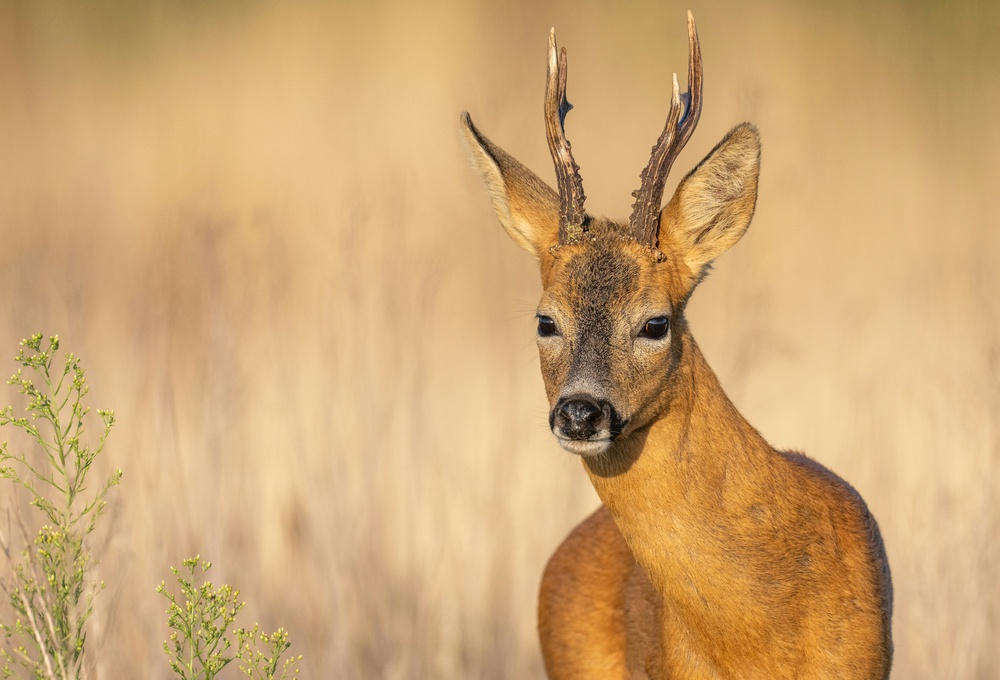
#> input picture images/deer.jpg, 1000 x 680 px, shrunk from 5642 x 3837 before the run, found by its file name
$ python canny.py
#> lines starting #> are read from the running program, lines starting #| are printed output that depends on the picture; after the words box and inside, x2 and y2 are one past the last pixel; in counts of white or black regions, pixels touching at a corner belong together
import cv2
import matplotlib.pyplot as plt


image = cv2.imread("images/deer.jpg", cv2.IMREAD_GRAYSCALE)
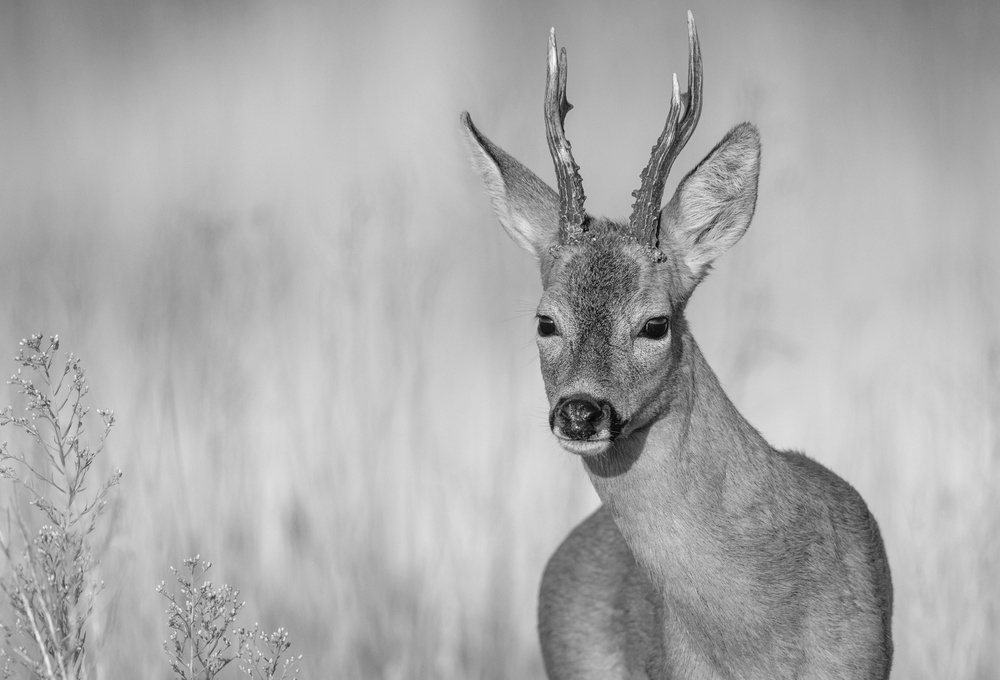
#> image: shape (680, 1000); min 2, max 255, mean 172


edges1 = cv2.Canny(image, 50, 150)
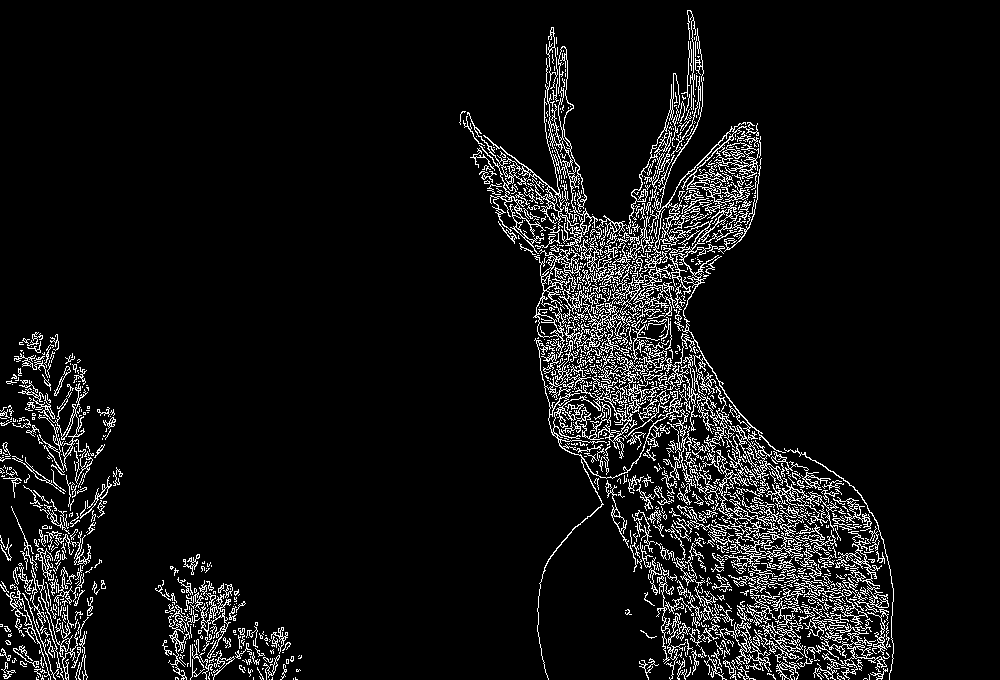
#> edges1: shape (680, 1000); 7.1% white in thin lines or dots, all inside (x1, y1, x2, y2) = (0, 10, 894, 680)
edges2 = cv2.Canny(image, 100, 200)
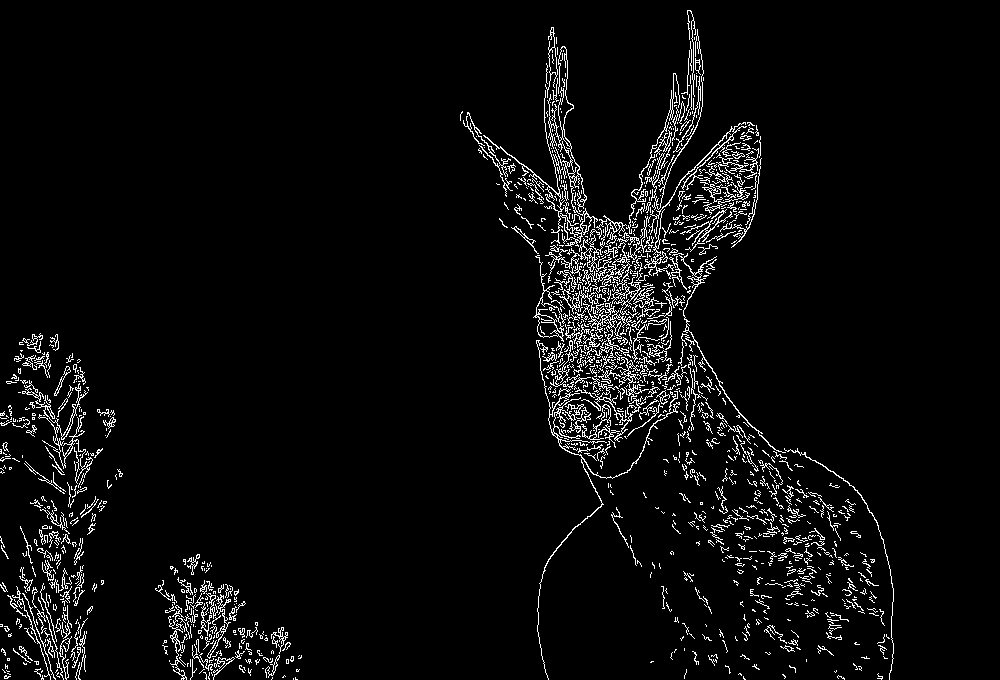
#> edges2: shape (680, 1000); 4.4% white in thin lines or dots, all inside (x1, y1, x2, y2) = (0, 10, 894, 680)
edges3 = cv2.Canny(image, 150, 250)
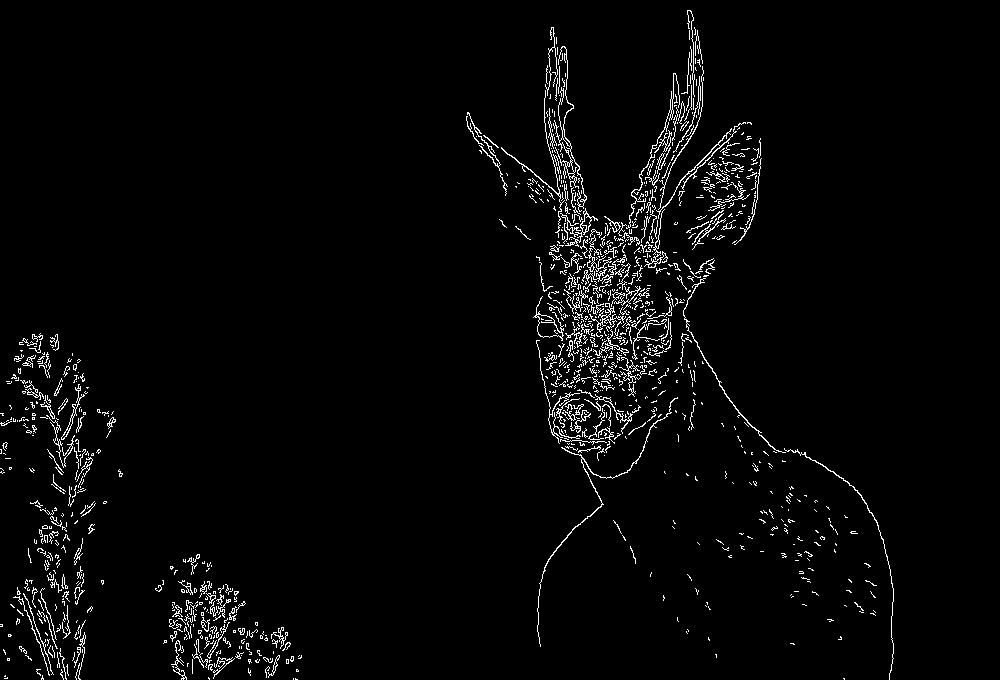
#> edges3: shape (680, 1000); 2.8% white in thin lines or dots, all inside (x1, y1, x2, y2) = (0, 10, 894, 680)


fig, axes = plt.subplots(2, 2, figsize=(12, 10))
axes[0, 0].imshow(image, cmap="gray")
axes[0, 0].set_title("Original")
axes[0, 1].imshow(edges1, cmap="gray")
axes[0, 1].set_title("Canny 50-150")
axes[1, 0].imshow(edges2, cmap="gray")
axes[1, 0].set_title("Canny 100-200")
axes[1, 1].imshow(edges3, cmap="gray")
axes[1, 1].set_title("Canny 150-250")

for ax in axes.flat:
    ax.axis("off")

plt.tight_layout()
# plt.savefig("images/output/canny_edges_figure.png")
plt.show()

$ run again, with images/flower.jpg copied over images/deer.jpg
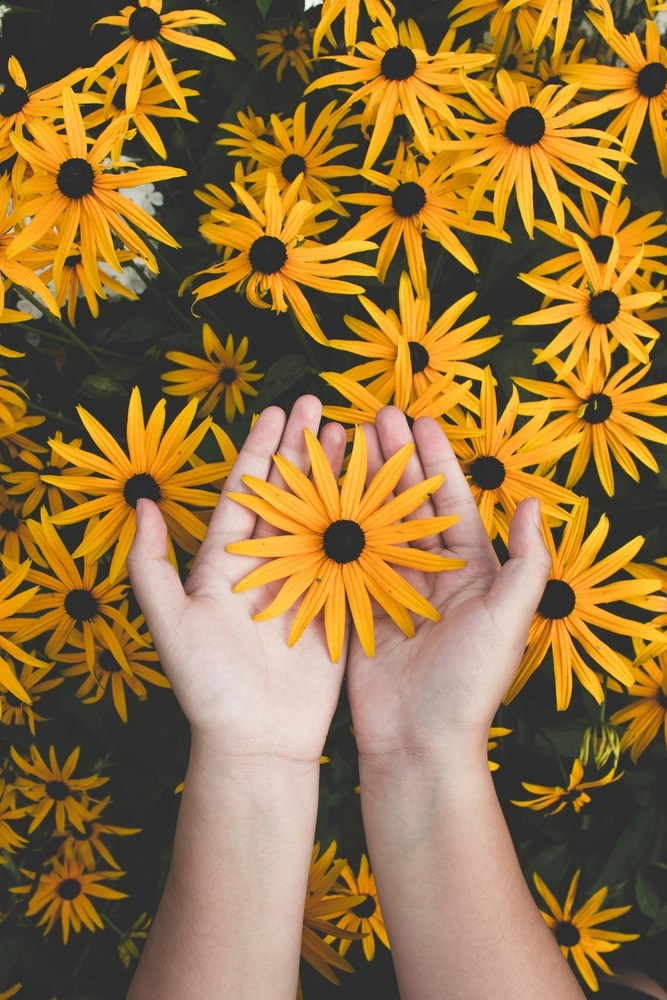
#> input picture images/flower.jpg, 667 x 1000 px, shrunk from 3456 x 5184 before the run, found by its file name
#> `edges1 = cv2.Canny(image, 50, 150)`:
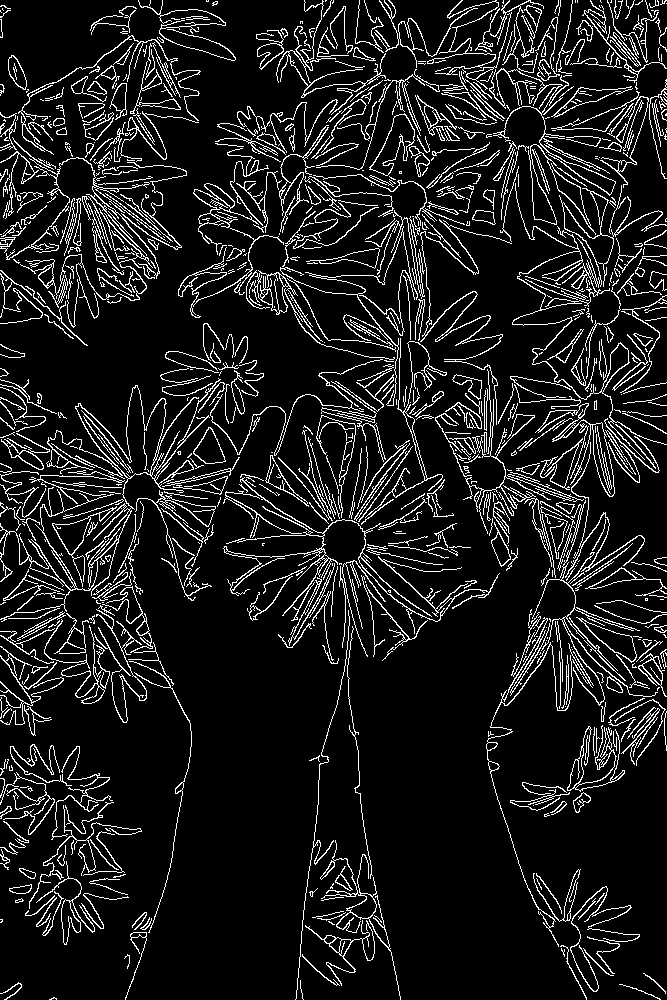
#> edges1: shape (1000, 667); 10.7% white in thin lines or dots
#> edges2: shape (1000, 667); 8.4% white in thin lines or dots
#> `edges3 = cv2.Canny(image, 150, 250)`:
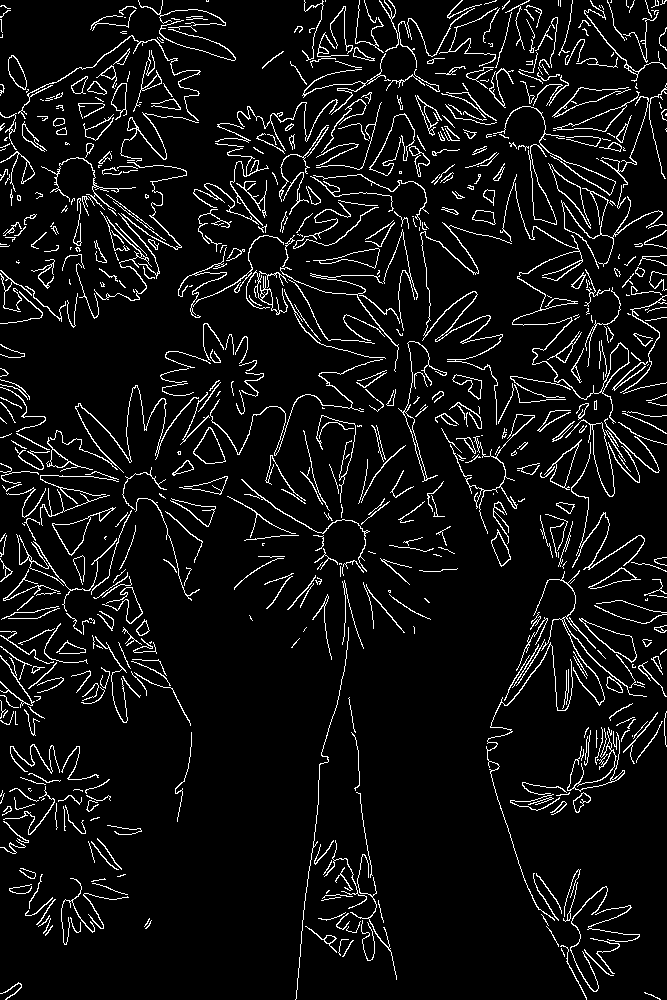
#> edges3: shape (1000, 667); 7% white in thin lines or dots
